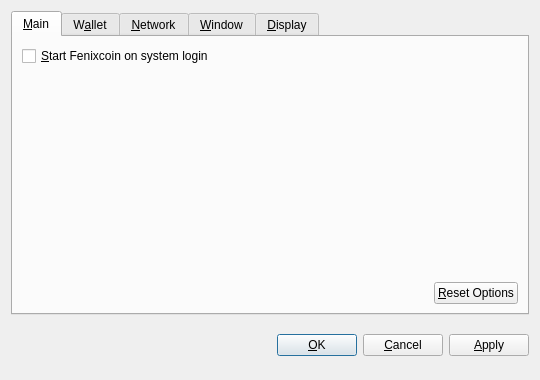
<?xml version="1.0" encoding="UTF-8"?>
<ui version="4.0">
 <class>OptionsDialog</class>
 <widget class="QDialog" name="OptionsDialog">
  <property name="geometry">
   <rect>
    <x>0</x>
    <y>0</y>
    <width>540</width>
    <height>380</height>
   </rect>
  </property>
  <property name="windowTitle">
   <string>Options</string>
  </property>
  <property name="modal">
   <bool>true</bool>
  </property>
  <layout class="QVBoxLayout" name="verticalLayout">
   <item>
    <widget class="QTabWidget" name="tabWidget">
     <property name="tabPosition">
      <enum>QTabWidget::North</enum>
     </property>
     <property name="currentIndex">
      <number>0</number>
     </property>
     <widget class="QWidget" name="tabMain">
      <attribute name="title">
       <string>&amp;Main</string>
      </attribute>
      <layout class="QVBoxLayout" name="verticalLayout_Main">
       <item>
        <widget class="QCheckBox" name="bitcoinAtStartup">
         <property name="toolTip">
          <string>Automatically start Fenixcoin after logging in to the system.</string>
         </property>
         <property name="text">
          <string>&amp;Start Fenixcoin on system login</string>
         </property>
        </widget>
       </item>
       <item>
        <spacer name="verticalSpacer_Main">
         <property name="orientation">
          <enum>Qt::Vertical</enum>
         </property>
         <property name="sizeHint" stdset="0">
          <size>
           <width>20</width>
           <height>40</height>
          </size>
         </property>
        </spacer>
       </item>
       <item>
        <layout class="QHBoxLayout" name="horizontalLayout_2_Main">
         <item>
          <spacer name="horizontalSpacer_2_Main">
           <property name="orientation">
            <enum>Qt::Horizontal</enum>
           </property>
           <property name="sizeHint" stdset="0">
            <size>
             <width>40</width>
             <height>20</height>
            </size>
           </property>
          </spacer>
         </item>
         <item>
          <widget class="QPushButton" name="resetButton">
           <property name="toolTip">
            <string>Reset all client options to default.</string>
           </property>
           <property name="text">
            <string>&amp;Reset Options</string>
           </property>
           <property name="autoDefault">
            <bool>false</bool>
           </property>
          </widget>
         </item>
        </layout>
       </item>
      </layout>
     </widget>
     <widget class="QWidget" name="tabWallet">
      <attribute name="title">
       <string>W&amp;allet</string>
      </attribute>
      <layout class="QVBoxLayout" name="verticalLayout_Network">
       <item>
        <widget class="QLabel" name="transactionFeeInfoLabel">
         <property name="text">
          <string>Optional transaction fee per kB that helps make sure your transactions are processed quickly. Most transactions are 1 kB.</string>
         </property>
         <property name="textFormat">
          <enum>Qt::PlainText</enum>
         </property>
         <property name="wordWrap">
          <bool>true</bool>
         </property>
        </widget>
       </item>
       <item>
        <layout class="QHBoxLayout" name="horizontalLayout_1_Main">
         <item>
          <widget class="QLabel" name="transactionFeeLabel">
           <property name="text">
            <string>Pay transaction &amp;fee</string>
           </property>
           <property name="textFormat">
            <enum>Qt::PlainText</enum>
           </property>
           <property name="buddy">
            <cstring>transactionFee</cstring>
           </property>
          </widget>
         </item>
         <item>
          <widget class="BitcoinAmountField" name="transactionFee"/>
         </item>
         <item>
          <spacer name="horizontalSpacer_1_Main">
           <property name="orientation">
            <enum>Qt::Horizontal</enum>
           </property>
           <property name="sizeHint" stdset="0">
            <size>
             <width>40</width>
             <height>20</height>
            </size>
           </property>
          </spacer>
         </item>
        </layout>
       </item>
       <item>
        <widget class="QLabel" name="label">
         <property name="text">
          <string>If you disable the spending of unconfirmed change, the change from a transaction cannot be used until that transaction has at least one confirmation. This also affects how your balance is computed.</string>
         </property>
         <property name="wordWrap">
          <bool>true</bool>
         </property>
        </widget>
       </item>
       <item>
        <widget class="QCheckBox" name="spendZeroConfChange">
         <property name="text">
          <string>Spend unconfirmed change  (experts only)</string>
         </property>
        </widget>
       </item>
       <item>
        <spacer name="verticalSpacer">
         <property name="orientation">
          <enum>Qt::Vertical</enum>
         </property>
         <property name="sizeHint" stdset="0">
          <size>
           <width>20</width>
           <height>40</height>
          </size>
         </property>
        </spacer>
       </item>
      </layout>
     </widget>
     <widget class="QWidget" name="tabNetwork">
      <attribute name="title">
       <string>&amp;Network</string>
      </attribute>
      <layout class="QVBoxLayout" name="verticalLayout_Network">
       <item>
        <widget class="QCheckBox" name="mapPortUpnp">
         <property name="toolTip">
          <string>Automatically open the Fenixcoin client port on the router. This only works when your router supports UPnP and it is enabled.</string>
         </property>
         <property name="text">
          <string>Map port using &amp;UPnP</string>
         </property>
        </widget>
       </item>
       <item>
        <widget class="QCheckBox" name="connectSocks">
         <property name="toolTip">
          <string>Connect to the Fenixcoin network through a SOCKS proxy (e.g. when connecting through Tor).</string>
         </property>
         <property name="text">
          <string>&amp;Connect through SOCKS proxy:</string>
         </property>
        </widget>
       </item>
       <item>
        <layout class="QHBoxLayout" name="horizontalLayout_Network">
         <item>
          <widget class="QLabel" name="proxyIpLabel">
           <property name="text">
            <string>Proxy &amp;IP:</string>
           </property>
           <property name="textFormat">
            <enum>Qt::PlainText</enum>
           </property>
           <property name="buddy">
            <cstring>proxyIp</cstring>
           </property>
          </widget>
         </item>
         <item>
          <widget class="QValidatedLineEdit" name="proxyIp">
           <property name="maximumSize">
            <size>
             <width>140</width>
             <height>16777215</height>
            </size>
           </property>
           <property name="toolTip">
            <string>IP address of the proxy (e.g. 127.0.0.1)</string>
           </property>
          </widget>
         </item>
         <item>
          <widget class="QLabel" name="proxyPortLabel">
           <property name="text">
            <string>&amp;Port:</string>
           </property>
           <property name="textFormat">
            <enum>Qt::PlainText</enum>
           </property>
           <property name="buddy">
            <cstring>proxyPort</cstring>
           </property>
          </widget>
         </item>
         <item>
          <widget class="QLineEdit" name="proxyPort">
           <property name="maximumSize">
            <size>
             <width>55</width>
             <height>16777215</height>
            </size>
           </property>
           <property name="toolTip">
            <string>Port of the proxy (e.g. 9050)</string>
           </property>
          </widget>
         </item>
         <item>
          <widget class="QLabel" name="socksVersionLabel">
           <property name="text">
            <string>SOCKS &amp;Version:</string>
           </property>
           <property name="textFormat">
            <enum>Qt::PlainText</enum>
           </property>
           <property name="buddy">
            <cstring>socksVersion</cstring>
           </property>
          </widget>
         </item>
         <item>
          <widget class="QValueComboBox" name="socksVersion">
           <property name="toolTip">
            <string>SOCKS version of the proxy (e.g. 5)</string>
           </property>
          </widget>
         </item>
         <item>
          <spacer name="horizontalSpacer_Network">
           <property name="orientation">
            <enum>Qt::Horizontal</enum>
           </property>
           <property name="sizeHint" stdset="0">
            <size>
             <width>40</width>
             <height>20</height>
            </size>
           </property>
          </spacer>
         </item>
        </layout>
       </item>
       <item>
        <spacer name="verticalSpacer_Network">
         <property name="orientation">
          <enum>Qt::Vertical</enum>
         </property>
         <property name="sizeHint" stdset="0">
          <size>
           <width>20</width>
           <height>40</height>
          </size>
         </property>
        </spacer>
       </item>
      </layout>
     </widget>
     <widget class="QWidget" name="tabWindow">
      <attribute name="title">
       <string>&amp;Window</string>
      </attribute>
      <layout class="QVBoxLayout" name="verticalLayout_Window">
       <item>
        <widget class="QCheckBox" name="minimizeToTray">
         <property name="toolTip">
          <string>Show only a tray icon after minimizing the window.</string>
         </property>
         <property name="text">
          <string>&amp;Minimize to the tray instead of the taskbar</string>
         </property>
        </widget>
       </item>
       <item>
        <widget class="QCheckBox" name="minimizeOnClose">
         <property name="toolTip">
          <string>Minimize instead of exit the application when the window is closed. When this option is enabled, the application will be closed only after selecting Quit in the menu.</string>
         </property>
         <property name="text">
          <string>M&amp;inimize on close</string>
         </property>
        </widget>
       </item>
       <item>
        <spacer name="verticalSpacer_Window">
         <property name="orientation">
          <enum>Qt::Vertical</enum>
         </property>
         <property name="sizeHint" stdset="0">
          <size>
           <width>20</width>
           <height>40</height>
          </size>
         </property>
        </spacer>
       </item>
      </layout>
     </widget>
     <widget class="QWidget" name="tabDisplay">
      <attribute name="title">
       <string>&amp;Display</string>
      </attribute>
      <layout class="QVBoxLayout" name="verticalLayout_Display">
       <item>
        <layout class="QHBoxLayout" name="horizontalLayout_1_Display">
         <item>
          <widget class="QLabel" name="langLabel">
           <property name="text">
            <string>User Interface &amp;language:</string>
           </property>
           <property name="textFormat">
            <enum>Qt::PlainText</enum>
           </property>
           <property name="buddy">
            <cstring>lang</cstring>
           </property>
          </widget>
         </item>
         <item>
          <widget class="QValueComboBox" name="lang">
           <property name="toolTip">
            <string>The user interface language can be set here. This setting will take effect after restarting Fenixcoin.</string>
           </property>
          </widget>
         </item>
        </layout>
       </item>
       <item>
        <layout class="QHBoxLayout" name="horizontalLayout_2_Display">
         <item>
          <widget class="QLabel" name="unitLabel">
           <property name="text">
            <string>&amp;Unit to show amounts in:</string>
           </property>
           <property name="textFormat">
            <enum>Qt::PlainText</enum>
           </property>
           <property name="buddy">
            <cstring>unit</cstring>
           </property>
          </widget>
         </item>
         <item>
          <widget class="QValueComboBox" name="unit">
           <property name="toolTip">
            <string>Choose the default subdivision unit to show in the interface and when sending coins.</string>
           </property>
          </widget>
         </item>
        </layout>
       </item>
       <item>
        <widget class="QCheckBox" name="displayAddresses">
         <property name="toolTip">
          <string>Whether to show Fenixcoin addresses in the transaction list or not.</string>
         </property>
         <property name="text">
          <string>&amp;Display addresses in transaction list</string>
         </property>
        </widget>
       </item>
       <item>
        <widget class="QCheckBox" name="coinControlFeatures">
         <property name="toolTip">
          <string>Whether to show coin control features or not.</string>
         </property>
         <property name="text">
          <string>Display coin &amp;control features (experts only!)</string>
         </property>
        </widget>
       </item>
       <item>
        <spacer name="verticalSpacer_Display">
         <property name="orientation">
          <enum>Qt::Vertical</enum>
         </property>
         <property name="sizeHint" stdset="0">
          <size>
           <width>20</width>
           <height>40</height>
          </size>
         </property>
        </spacer>
       </item>
      </layout>
     </widget>
    </widget>
   </item>
   <item>
    <layout class="QHBoxLayout" name="horizontalLayout_Buttons">
     <item>
      <spacer name="horizontalSpacer_1">
       <property name="orientation">
        <enum>Qt::Horizontal</enum>
       </property>
       <property name="sizeHint" stdset="0">
        <size>
         <width>40</width>
         <height>48</height>
        </size>
       </property>
      </spacer>
     </item>
     <item>
      <widget class="QLabel" name="statusLabel">
       <property name="font">
        <font>
         <weight>75</weight>
         <bold>true</bold>
        </font>
       </property>
       <property name="text">
        <string/>
       </property>
       <property name="textFormat">
        <enum>Qt::PlainText</enum>
       </property>
       <property name="wordWrap">
        <bool>true</bool>
       </property>
      </widget>
     </item>
     <item>
      <spacer name="horizontalSpacer_2">
       <property name="orientation">
        <enum>Qt::Horizontal</enum>
       </property>
       <property name="sizeHint" stdset="0">
        <size>
         <width>40</width>
         <height>48</height>
        </size>
       </property>
      </spacer>
     </item>
     <item>
      <widget class="QPushButton" name="okButton">
       <property name="text">
        <string>&amp;OK</string>
       </property>
      </widget>
     </item>
     <item>
      <widget class="QPushButton" name="cancelButton">
       <property name="text">
        <string>&amp;Cancel</string>
       </property>
       <property name="autoDefault">
        <bool>false</bool>
       </property>
      </widget>
     </item>
     <item>
      <widget class="QPushButton" name="applyButton">
       <property name="text">
        <string>&amp;Apply</string>
       </property>
       <property name="autoDefault">
        <bool>false</bool>
       </property>
      </widget>
     </item>
    </layout>
   </item>
  </layout>
 </widget>
 <customwidgets>
  <customwidget>
   <class>BitcoinAmountField</class>
   <extends>QSpinBox</extends>
   <header>bitcoinamountfield.h</header>
  </customwidget>
  <customwidget>
   <class>QValueComboBox</class>
   <extends>QComboBox</extends>
   <header>qvaluecombobox.h</header>
  </customwidget>
  <customwidget>
   <class>QValidatedLineEdit</class>
   <extends>QLineEdit</extends>
   <header>qvalidatedlineedit.h</header>
  </customwidget>
 </customwidgets>
 <resources/>
 <connections/>
</ui>
